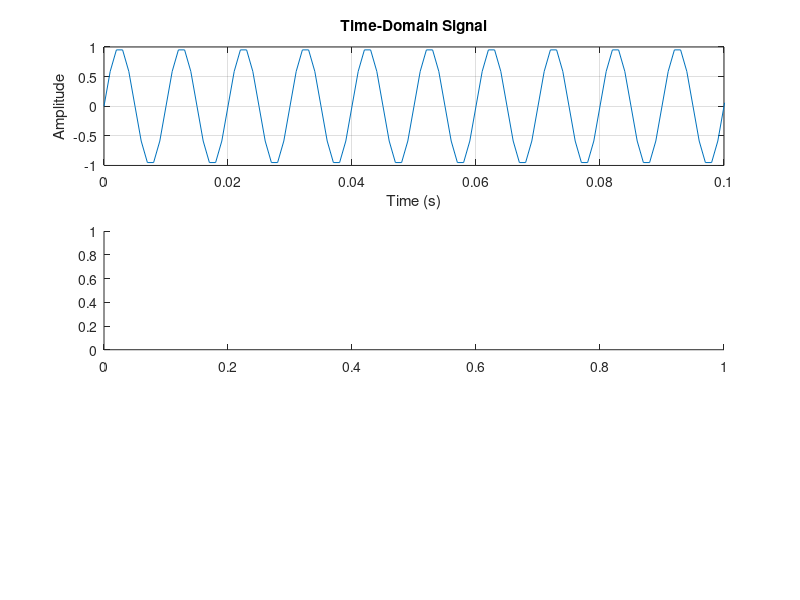

This figure's MATLAB source: (Note: this script raises an error after producing the figure.)
% Parameters
Fs = 1000;          % Sampling frequency (Hz)
T = 1;              % Duration (seconds)
t = 0:1/Fs:T-1/Fs;  % Time vector
f0 = 100;           % Single-tone frequency (Hz)
A = 1;              % Amplitude

% Generate single-tone signal (sine wave)
x = A * sin(2 * pi * f0 * t);

% Create single figure with subplots
figure;

% Subplot 1: Time-domain signal
subplot(3, 1, 1);
plot(t, x);
title('Time-Domain Signal');
xlabel('Time (s)');
ylabel('Amplitude');
xlim([0, 100e-3]);
grid on;

% Subplot 2: Spectrogram
subplot(3, 1, 2);
spectrogram(x, 128, 120, 128, Fs, 'xaxis');
title('Spectrogram of Single-Tone Signal');
colormap('jet');
colorbar;

% Subplot 3: Shifted FFT
N = length(x);                % Signal length
X = fft(x);                   % Compute FFT
X_shifted = fftshift(X);      % Shift FFT to center at zero
freq = (-N/2:N/2-1)*(Fs/N);   % Frequency vector for shifted FFT

subplot(3, 1, 3);
plot(freq, abs(X_shifted));
title('Shifted FFT of Single-Tone Signal');
xlabel('Frequency (Hz)');
ylabel('Magnitude');
grid on;

% Adjust layout for better spacing
sgtitle('Single-Tone Signal Analysis');
set(gcf, 'Position', [100, 100, 800, 800]); % Adjust figure size

saveas(gcf, 'imgs/signal_sine.png');
